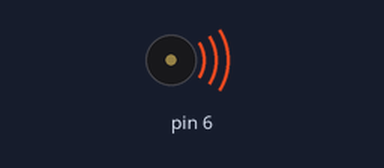
Simulated run of this sketch. Board: Arduino Uno, built with avr-gcc and run on an emulated ATmega328P. Shown: buzzer (waves = sounding).

Above: at 0.1 s.
Timing chart, 0 to 1.6 s (numbered marks = the images above):
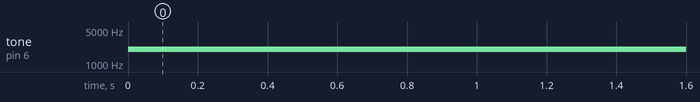

The sketch:

buzzer.ino
```cpp
void setup() {
}

void loop() {
  tone(6, 2000, 1000);
}
```

Measured:
- by itself, tone on pin 6: silent → 2000 Hz at 0.00 s
